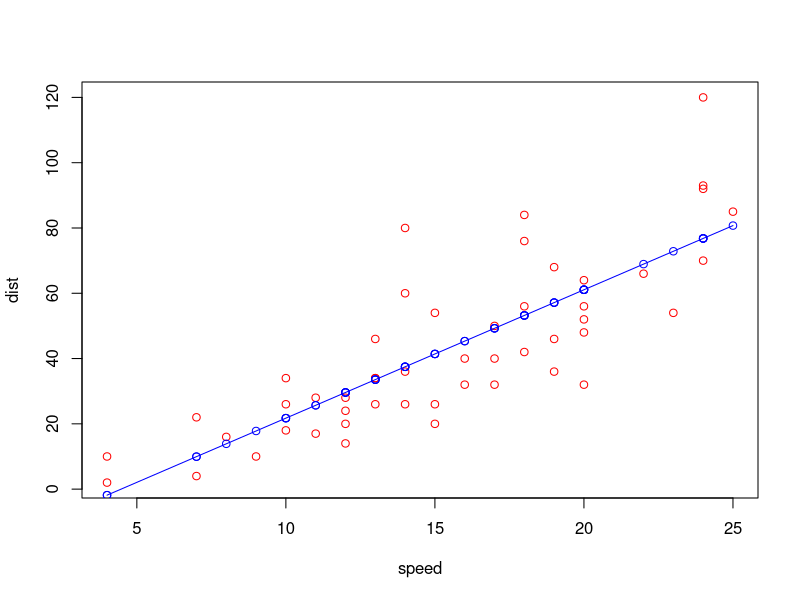

Write the R code that produced this figure.
predictTheta=function(x,y){
  theta_1=cov(x,y)/var(x)
  theta_0=mean(y)-theta_1*mean(x)
  return(c(theta_0,theta_1))
}

speed=cars[[1]]
dist=cars[[2]]
speed_normalized=(speed-mean(speed))/(max(speed)-min(speed))
dist_normalized=(dist-mean(dist))/(max(dist)-min(dist))
# Question 13
speed_normalized
dist_normalized

# Question 14
plot(speed,dist,col="red")
thetas=predictTheta(speed,dist)
d=thetas[1]+15.5*thetas[2]
thetas
predicted_dist=thetas[1]+(speed*thetas[2])
points(speed,predicted_dist,type="o",col="blue")
print(c("Predicted distance for speed 15.5 mph:",d))